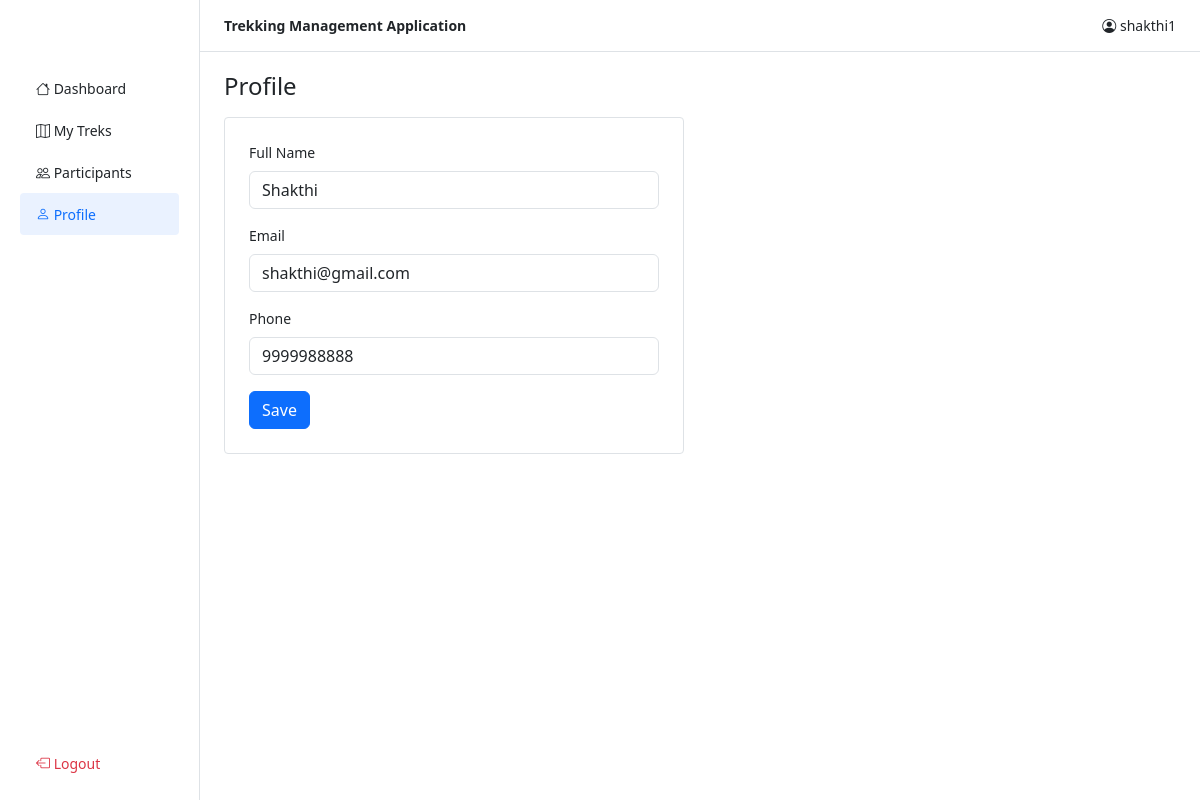
/staff/profile (signed in), run on the app's committed database.
### tables this page shows
CREATE TABLE users (
            id INTEGER PRIMARY KEY AUTOINCREMENT,
            username TEXT UNIQUE NOT NULL,
            password TEXT NOT NULL,
            name TEXT NOT NULL,
            email TEXT,
            phone TEXT,
            role TEXT NOT NULL CHECK(role IN ("admin","staff","user")),
            status TEXT DEFAULT "active"
        );

### app.py (the view, shortened to what this page needs)
@app.route('/staff/profile', methods=['GET', 'POST'])
@login_required('staff')
def staff_profile():
    db = get_db()
    user = db.execute('SELECT * FROM users WHERE id=?', (session['user_id'],)).fetchone()
    return render_template('staff/profile.html', user=user)

### app.py (called while the page is built)
def login_required(role=None):
    def decorator(f):
        @wraps(f)
        def wrapper(*args, **kwargs):
            if 'user_id' not in session:
                return redirect(url_for('login'))
            if role and session.get('role') != role:
                flash('Access denied.')
                return redirect(url_for('login'))
            return f(*args, **kwargs)
        return wrapper
    return decorator

### database.py (called while the page is built)
def get_db():
    db = getattr(g, '_database', None)
    if db is None:
        db = g._database = sqlite3.connect(DATABASE)
        db.row_factory = sqlite3.Row
    return db

### templates/staff/profile.html
{% extends "base.html" %}
{% block sidebar %}
<ul class="nav flex-column px-2">
  <li class="nav-item"><a class="nav-link" href="{{ url_for('staff_dashboard') }}"><i class="bi bi-house"></i> Dashboard</a></li>
  <li class="nav-item"><a class="nav-link" href="{{ url_for('staff_treks') }}"><i class="bi bi-map"></i> My Treks</a></li>
  <li class="nav-item"><a class="nav-link" href="{{ url_for('staff_participants') }}"><i class="bi bi-people"></i> Participants</a></li>
  <li class="nav-item"><a class="nav-link active" href="{{ url_for('staff_profile') }}"><i class="bi bi-person"></i> Profile</a></li>
</ul>
{% endblock %}
{% block content %}
<h4 class="mb-3">Profile</h4>
<div class="card p-4" style="max-width:460px">
  <form method="POST">
    <label class="form-label">Full Name</label><input name="name" class="form-control mb-3" value="{{ user.name }}" required>
    <label class="form-label">Email</label><input type="email" name="email" class="form-control mb-3" value="{{ user.email }}">
    <label class="form-label">Phone</label><input type="tel" name="phone" class="form-control mb-3" value="{{ user.phone }}" maxlength="10" pattern="[0-9]{10}" title="Enter 10 digit phone number">
    <button class="btn btn-primary">Save</button>
  </form>
</div>
{% endblock %}

### templates/base.html (shortened to what this page needs)
<!DOCTYPE html>
<html lang="en">
<head>
  <link rel="stylesheet" href="https://cdn.jsdelivr.net/npm/bootstrap@5.3.0/dist/css/bootstrap.min.css">
  <link rel="stylesheet" href="https://cdn.jsdelivr.net/npm/bootstrap-icons@1.10.5/font/bootstrap-icons.css">
</head>
<body>
{% if session.user_id %}
<div class="container-fluid">
  <div class="row">
    <div class="col-md-2 border-end"></div>
    <div class="col-md-10 topbar">
      <span>Trekking Management Application</span>
      <span class="fw-normal"><i class="bi bi-person-circle"></i> {{ session.username }}</span>
    </div>
  </div>
  <div class="row">
    <nav class="col-md-2 sidebar d-flex flex-column">
      {% block sidebar %}{% endblock %}
      <div class="mt-auto px-2 pb-3">
        <a class="nav-link text-danger" href="{{ url_for('logout') }}"><i class="bi bi-box-arrow-left"></i> Logout</a>
      </div>
    </nav>
    <main class="col-md-10 main-content">
      {% block content %}{% endblock %}
    </main>
  </div>
</div>
{% endif %}
</body>
</html>

### templates/base.html (style rules this page uses)
body { background: #fff; color: #212529; font-size: 14px; }
.topbar { height: 52px; border-bottom: 1px solid #dee2e6; background: #fff; display:flex; align-items:center; justify-content:space-between; padding:0 1.5rem; font-weight:700; }
.sidebar { min-height: calc(100vh - 52px); background: #fff; border-right: 1px solid #dee2e6; padding-top: 1rem; }
.sidebar .nav-link { color: #212529; padding:.65rem 1rem; font-weight:500; }
.sidebar .nav-link:hover, .sidebar .nav-link.active { background: #eaf2ff; border-radius: 4px; color: #0d6efd; }
.main-content { padding: 1.25rem 1.5rem; }
.card { border: 1px solid #dee2e6; border-radius: 4px; box-shadow: none; }

### data on the page
users: username "shakthi1", name "Shakthi", email "shakthi@gmail.com", phone "9999988888"
